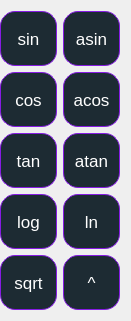
     <widget class="QWidget" name="gridLayoutWidget_2">
      <property name="geometry">
       <rect>
        <x>10</x>
        <y>200</y>
        <width>131</width>
        <height>321</height>
       </rect>
      </property>
      <property name="styleSheet">
       <string>QPushButton {
  background-color: rgb(215, 215, 215);
  border: 1px solid gray;
}
QPushButton:pressed {
    background-color: qlineargradient(x1: 0, y1: 0, x2: 0, y2: 1,
                                      stop: 0 #BEBEBE, stop: 1 #D7D7D7);
}</string>
      </property>
      <layout class="QGridLayout" name="gridLayout_2">
       <property name="leftMargin">
        <number>0</number>
       </property>
       <item row="2" column="0">
        <widget class="QPushButton" name="pushButton_tan">
         <property name="sizePolicy">
          <sizepolicy hsizetype="Minimum" vsizetype="Minimum">
           <horstretch>0</horstretch>
           <verstretch>0</verstretch>
          </sizepolicy>
         </property>
         <property name="font">
          <font>
           <family>Segoe UI</family>
           <pointsize>13</pointsize>
           <italic>false</italic>
           <bold>false</bold>
          </font>
         </property>
         <property name="styleSheet">
          <string notr="true">QPushButton {
   border: 1px solid #861be3;
   background-color:#1d2b33;
   border-radius:  15px;
	color: white
}
QPushButton:pressed {
    background-color:  transparent;

}
QPushButton:hover {
	border: 2px solid #861be3;
	border-radius: 5px;
}</string>
         </property>
         <property name="text">
          <string>tan</string>
         </property>
        </widget>
       </item>
       <item row="4" column="1">
        <widget class="QPushButton" name="pushButton_expon">
         <property name="sizePolicy">
          <sizepolicy hsizetype="Minimum" vsizetype="Minimum">
           <horstretch>0</horstretch>
           <verstretch>0</verstretch>
          </sizepolicy>
         </property>
         <property name="font">
          <font>
           <family>Segoe UI</family>
           <pointsize>13</pointsize>
           <italic>false</italic>
           <bold>false</bold>
          </font>
         </property>
         <property name="styleSheet">
          <string notr="true">QPushButton {
   border: 1px solid #861be3;
   background-color:#1d2b33;
   border-radius:  15px;
	color: white
}
QPushButton:pressed {
    background-color:  transparent;

}
QPushButton:hover {
	border: 2px solid #861be3;
	border-radius: 5px;
}</string>
         </property>
         <property name="text">
          <string>^</string>
         </property>
        </widget>
       </item>
       <item row="1" column="1">
        <widget class="QPushButton" name="pushButton_acos">
         <property name="sizePolicy">
          <sizepolicy hsizetype="Minimum" vsizetype="Minimum">
           <horstretch>0</horstretch>
           <verstretch>0</verstretch>
          </sizepolicy>
         </property>
         <property name="font">
          <font>
           <family>Segoe UI</family>
           <pointsize>13</pointsize>
           <italic>false</italic>
           <bold>false</bold>
          </font>
         </property>
         <property name="styleSheet">
          <string notr="true">QPushButton {
   border: 1px solid #861be3;
   background-color:#1d2b33;
   border-radius:  15px;
	color: white
}
QPushButton:pressed {
    background-color:  transparent;

}
QPushButton:hover {
	border: 2px solid #861be3;
	border-radius: 5px;
}</string>
         </property>
         <property name="text">
          <string>acos</string>
         </property>
        </widget>
       </item>
       <item row="3" column="0">
        <widget class="QPushButton" name="pushButton_log">
         <property name="sizePolicy">
          <sizepolicy hsizetype="Minimum" vsizetype="Minimum">
           <horstretch>0</horstretch>
           <verstretch>0</verstretch>
          </sizepolicy>
         </property>
         <property name="font">
          <font>
           <family>Segoe UI</family>
           <pointsize>13</pointsize>
           <italic>false</italic>
           <bold>false</bold>
          </font>
         </property>
         <property name="styleSheet">
          <string notr="true">QPushButton {
   border: 1px solid #861be3;
   background-color:#1d2b33;
   border-radius:  15px;
	color: white
}
QPushButton:pressed {
    background-color:  transparent;

}
QPushButton:hover {
	border: 2px solid #861be3;
	border-radius: 5px;
}</string>
         </property>
         <property name="text">
          <string>log</string>
         </property>
        </widget>
       </item>
       <item row="2" column="1">
        <widget class="QPushButton" name="pushButton_atan">
         <property name="sizePolicy">
          <sizepolicy hsizetype="Minimum" vsizetype="Minimum">
           <horstretch>0</horstretch>
           <verstretch>0</verstretch>
          </sizepolicy>
         </property>
         <property name="font">
          <font>
           <family>Segoe UI</family>
           <pointsize>13</pointsize>
           <italic>false</italic>
           <bold>false</bold>
          </font>
         </property>
         <property name="styleSheet">
          <string notr="true">QPushButton {
   border: 1px solid #861be3;
   background-color:#1d2b33;
   border-radius:  15px;
	color: white
}
QPushButton:pressed {
    background-color:  transparent;

}
QPushButton:hover {
	border: 2px solid #861be3;
	border-radius: 5px;
}</string>
         </property>
         <property name="text">
          <string>atan</string>
         </property>
        </widget>
       </item>
       <item row="0" column="0">
        <widget class="QPushButton" name="pushButton_sin">
         <property name="sizePolicy">
          <sizepolicy hsizetype="Minimum" vsizetype="Minimum">
           <horstretch>0</horstretch>
           <verstretch>0</verstretch>
          </sizepolicy>
         </property>
         <property name="font">
          <font>
           <family>Segoe UI</family>
           <pointsize>13</pointsize>
           <italic>false</italic>
           <bold>false</bold>
          </font>
         </property>
         <property name="styleSheet">
          <string notr="true">QPushButton {
   border: 1px solid #861be3;
   background-color:#1d2b33;
   border-radius:  15px;
	color: white
}
QPushButton:pressed {
    background-color:  transparent;

}
QPushButton:hover {
	border: 2px solid #861be3;
	border-radius: 5px;
}</string>
         </property>
         <property name="text">
          <string>sin</string>
         </property>
        </widget>
       </item>
       <item row="3" column="1">
        <widget class="QPushButton" name="pushButton_ln">
         <property name="sizePolicy">
          <sizepolicy hsizetype="Minimum" vsizetype="Minimum">
           <horstretch>0</horstretch>
           <verstretch>0</verstretch>
          </sizepolicy>
         </property>
         <property name="font">
          <font>
           <family>Segoe UI</family>
           <pointsize>13</pointsize>
           <italic>false</italic>
           <bold>false</bold>
          </font>
         </property>
         <property name="styleSheet">
          <string notr="true">QPushButton {
   border: 1px solid #861be3;
   background-color:#1d2b33;
   border-radius:  15px;
	color: white
}
QPushButton:pressed {
    background-color:  transparent;

}
QPushButton:hover {
	border: 2px solid #861be3;
	border-radius: 5px;
}</string>
         </property>
         <property name="text">
          <string>ln</string>
         </property>
        </widget>
       </item>
       <item row="0" column="1">
        <widget class="QPushButton" name="pushButton_asin">
         <property name="sizePolicy">
          <sizepolicy hsizetype="Minimum" vsizetype="Minimum">
           <horstretch>0</horstretch>
           <verstretch>0</verstretch>
          </sizepolicy>
         </property>
         <property name="font">
          <font>
           <family>Segoe UI</family>
           <pointsize>13</pointsize>
           <italic>false</italic>
           <bold>false</bold>
          </font>
         </property>
         <property name="styleSheet">
          <string notr="true">QPushButton {
   border: 1px solid #861be3;
   background-color:#1d2b33;
   border-radius:  15px;
	color: white
}
QPushButton:pressed {
    background-color:  transparent;

}
QPushButton:hover {
	border: 2px solid #861be3;
	border-radius: 5px;
}</string>
         </property>
         <property name="text">
          <string>asin</string>
         </property>
        </widget>
       </item>
       <item row="1" column="0">
        <widget class="QPushButton" name="pushButton_cos">
         <property name="sizePolicy">
          <sizepolicy hsizetype="Minimum" vsizetype="Minimum">
           <horstretch>0</horstretch>
           <verstretch>0</verstretch>
          </sizepolicy>
         </property>
         <property name="font">
          <font>
           <family>Segoe UI</family>
           <pointsize>13</pointsize>
           <italic>false</italic>
           <bold>false</bold>
          </font>
         </property>
         <property name="styleSheet">
          <string notr="true">QPushButton {
   border: 1px solid #861be3;
   background-color:#1d2b33;
   border-radius:  15px;
	color: white
}
QPushButton:pressed {
    background-color:  transparent;

}
QPushButton:hover {
	border: 2px solid #861be3;
	border-radius: 5px;
}</string>
         </property>
         <property name="text">
          <string>cos</string>
         </property>
        </widget>
       </item>
       <item row="4" column="0">
        <widget class="QPushButton" name="pushButton_sqrt">
         <property name="sizePolicy">
          <sizepolicy hsizetype="Minimum" vsizetype="Minimum">
           <horstretch>0</horstretch>
           <verstretch>0</verstretch>
          </sizepolicy>
         </property>
         <property name="font">
          <font>
           <family>Segoe UI</family>
           <pointsize>13</pointsize>
           <italic>false</italic>
           <bold>false</bold>
          </font>
         </property>
         <property name="styleSheet">
          <string notr="true">QPushButton {
   border: 1px solid #861be3;
   background-color:#1d2b33;
   border-radius:  15px;
	color: white
}
QPushButton:pressed {
    background-color:  transparent;

}
QPushButton:hover {
	border: 2px solid #861be3;
	border-radius: 5px;
}</string>
         </property>
         <property name="text">
          <string>sqrt</string>
         </property>
        </widget>
       </item>
      </layout>
     </widget>
